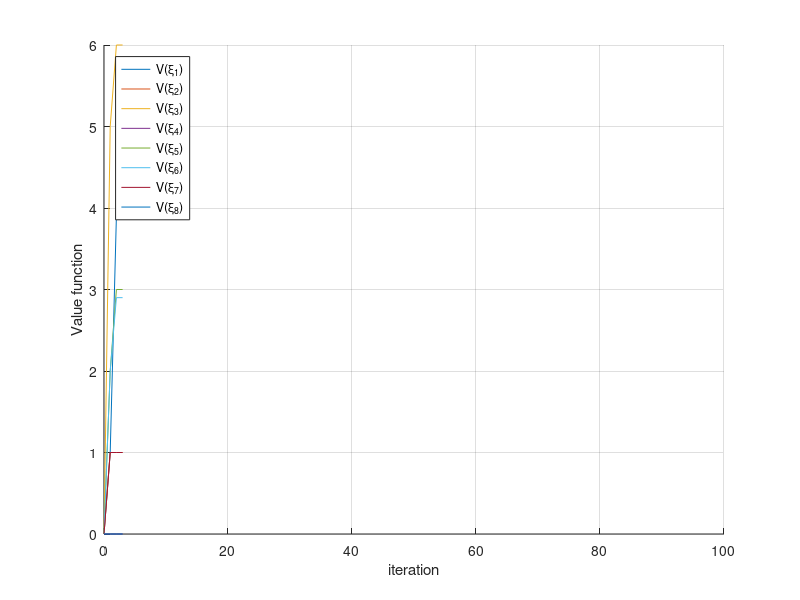

Here is the MATLAB script that generated this plot: (Note: this script raises an error after producing the figure.)
% -------------------------------------------------------------------------
% Finite-time infinite-horizon optimal control - Value Function Iteration and LP
%
% Programmed by:
% [redacted]
% [redacted]
%
% -------------------------------------------------------------------------

clear all; close all; clc;


%% Value Function Iteration

fprintf('------------------------------------------------\n')
fprintf('               Value Function Iteration:\n')
fprintf('------------------------------------------------\n\n')

% ---------------------------------------------------------------------
% Define discrete-time infinite-horizon DP problem
% ---------------------------------------------------------------------

% number of inputs
m = 3;
% number of states
n = 8;

% cost matrix: fo = @(s,u)
fo = [3   3 1
      5   3 1
      6   6 5
      1   0 1
      3   3 2
      2.5 2 4
      1   1 1
      0   0 0];

% motion model: s_{k+1} = f(s_{k},u)
f = [2 2 3
     7 5 4
     4 6 5
     7 8 2
     4 4 6
     1 7 8
     8 8 8
     8 8 8];


% ---------------------------------------------------------------------
% Value function algorithm
% ---------------------------------------------------------------------

% max number of iterations
kmax = 100;
% residue
epsilon = 1e-3;
% discount factor
alpha = 0.9;

% allocate memory
V = nan(kmax,n);
u = zeros(1,n);

% value function initial guess
V(1,:) = 0;

k=1;
while k<kmax
    for s=1:n
        % V = min{TuV(s)}
        [V(k+1,s), idx] = min( fo(s,:) + alpha * V(k,f(s,:)) );
        % u = argmin{TuV(s)}
        u(s) = idx-1;
    end
    if norm(V(k+1,:)-V(k,:)) < epsilon
        break;
    end
    k = k+1;
end

fprintf('Optimal Value function (after %d iterations):\n',k);
disp(V(k+1,:))
fprintf('Optimal policy:\n');
disp(u)

% plot iterations
figure('Color','w'); hold on; grid on;
plot(0:kmax-1,V')
xlabel('iteration')
ylabel('Value function')
legend({'V(\xi_1)','V(\xi_2)','V(\xi_3)','V(\xi_4)','V(\xi_5)','V(\xi_6)','V(\xi_7)','V(\xi_8)'}, 'Location', 'Northwest')


% ---------------------------------------------------------------------
%  Calculate optimal input sequence when starting at s=1
% ---------------------------------------------------------------------
s = 1;
fprintf('Optimal input sequence when starting in state s=%d:\n',s);
while s~=8
    fprintf('\tState:%d, Optimal input:%d, Cost:%.1f\n',s,u(s),fo(s,u(s)+1))
    s  = f(s,u(s)+1);
end
fprintf('\tState:%d, Optimal input:%d, Cost:%.1f\n',s,u(s),fo(s,u(s)+1))




%% Value Function as Linear Programming

fprintf('\n\n')
fprintf('------------------------------------------------\n')
fprintf('     Value Function as Linear Programming:\n')
fprintf('------------------------------------------------\n\n')

% build system of linear inequalities
Vx = sym('Vx',[n,1],'real');
constraints = sym(nan(n*m,1));
i=1;
for xi=1:n
    for im=1:m
        constraints(i) = Vx(xi) == fo(xi,im) + alpha * Vx(f(xi,im));
        i=i+1;
    end
end
[A,b] = equationsToMatrix(constraints);
A = double(A);
b = double(b);
c = -ones(n,1);


% find optimal value function
[V_LP,fval,exitflag,output,lambda] = linprog(c,A,b); % solves min c'*x such that A*x ≤ b.
V_LP = V_LP';

% Calculate optimal policy, given optimal value function
for s=1:n
    [~, idx] = min( fo(s,:) + alpha * V_LP(f(s,:)) );
    % u = argmin{TuV(s)}
    u_LP(s) = idx-1;
end


fprintf('Optimal Value function (Linear Programming approach):\n');
disp(V_LP)
fprintf('Optimal policy:\n');
disp(u_LP)

